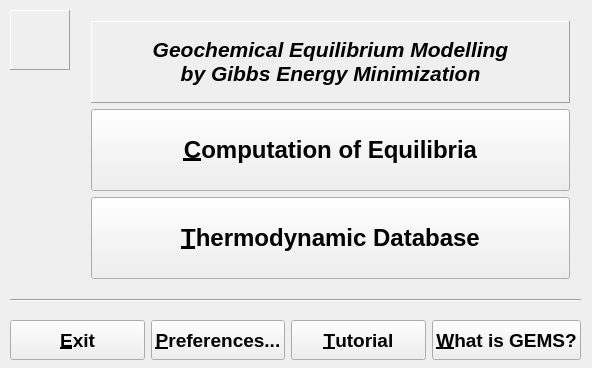
<?xml version="1.0" encoding="UTF-8"?>
<ui version="4.0">
 <comment>Main program window (poor but important :)</comment>
 <class>MainDialogData</class>
 <widget class="QWidget" name="MainDialogData">
  <property name="geometry">
   <rect>
    <x>0</x>
    <y>0</y>
    <width>592</width>
    <height>368</height>
   </rect>
  </property>
  <property name="sizePolicy">
   <sizepolicy hsizetype="MinimumExpanding" vsizetype="MinimumExpanding">
    <horstretch>0</horstretch>
    <verstretch>0</verstretch>
   </sizepolicy>
  </property>
  <property name="minimumSize">
   <size>
    <width>500</width>
    <height>320</height>
   </size>
  </property>
  <property name="font">
   <font>
    <family>System</family>
    <pointsize>10</pointsize>
    <weight>75</weight>
    <bold>true</bold>
   </font>
  </property>
  <property name="windowTitle">
   <string>GEM-Selektor</string>
  </property>
  <widget class="QLabel" name="pLogoImg">
   <property name="geometry">
    <rect>
     <x>10</x>
     <y>10</y>
     <width>60</width>
     <height>60</height>
    </rect>
   </property>
   <property name="sizePolicy">
    <sizepolicy hsizetype="Fixed" vsizetype="Fixed">
     <horstretch>0</horstretch>
     <verstretch>0</verstretch>
    </sizepolicy>
   </property>
   <property name="frameShape">
    <enum>QFrame::Panel</enum>
   </property>
   <property name="frameShadow">
    <enum>QFrame::Raised</enum>
   </property>
   <property name="pixmap">
    <pixmap resource="../../img.qrc">:/images/img/gems50.png</pixmap>
   </property>
   <property name="scaledContents">
    <bool>true</bool>
   </property>
   <property name="alignment">
    <set>Qt::AlignCenter</set>
   </property>
   <property name="wordWrap">
    <bool>false</bool>
   </property>
  </widget>
  <widget class="QWidget" name="layout7">
   <property name="geometry">
    <rect>
     <x>80</x>
     <y>10</y>
     <width>501</width>
     <height>280</height>
    </rect>
   </property>
   <layout class="QVBoxLayout">
    <item>
     <widget class="QLabel" name="TextLabel1">
      <property name="sizePolicy">
       <sizepolicy hsizetype="Preferred" vsizetype="Minimum">
        <horstretch>0</horstretch>
        <verstretch>0</verstretch>
       </sizepolicy>
      </property>
      <property name="font">
       <font>
        <family>Arial</family>
        <pointsize>16</pointsize>
        <weight>75</weight>
        <italic>true</italic>
        <bold>true</bold>
       </font>
      </property>
      <property name="frameShape">
       <enum>QFrame::Panel</enum>
      </property>
      <property name="frameShadow">
       <enum>QFrame::Raised</enum>
      </property>
      <property name="text">
       <string>Geochemical Equilibrium Modelling &lt;br&gt;by Gibbs Energy Minimization</string>
      </property>
      <property name="alignment">
       <set>Qt::AlignCenter</set>
      </property>
      <property name="wordWrap">
       <bool>true</bool>
      </property>
     </widget>
    </item>
    <item>
     <widget class="QPushButton" name="pButtonEQ">
      <property name="sizePolicy">
       <sizepolicy hsizetype="Minimum" vsizetype="Minimum">
        <horstretch>0</horstretch>
        <verstretch>0</verstretch>
       </sizepolicy>
      </property>
      <property name="font">
       <font>
        <family>Arial</family>
        <pointsize>18</pointsize>
       </font>
      </property>
      <property name="toolTip">
       <string>Press this button to calculate thermodynamic models</string>
      </property>
      <property name="text">
       <string>&amp;Computation of Equilibria</string>
      </property>
      <property name="shortcut">
       <string>Alt+C</string>
      </property>
     </widget>
    </item>
    <item>
     <widget class="QPushButton" name="pButtonDB">
      <property name="sizePolicy">
       <sizepolicy hsizetype="Minimum" vsizetype="Minimum">
        <horstretch>0</horstretch>
        <verstretch>0</verstretch>
       </sizepolicy>
      </property>
      <property name="font">
       <font>
        <family>Arial</family>
        <pointsize>18</pointsize>
       </font>
      </property>
      <property name="toolTip">
       <string>Press this button to manage database records</string>
      </property>
      <property name="text">
       <string>&amp;Thermodynamic Database</string>
      </property>
      <property name="shortcut">
       <string>Alt+T</string>
      </property>
     </widget>
    </item>
   </layout>
  </widget>
  <widget class="Line" name="Line1">
   <property name="geometry">
    <rect>
     <x>10</x>
     <y>290</y>
     <width>571</width>
     <height>20</height>
    </rect>
   </property>
   <property name="frameShape">
    <enum>QFrame::HLine</enum>
   </property>
   <property name="frameShadow">
    <enum>QFrame::Sunken</enum>
   </property>
  </widget>
  <widget class="QWidget" name="Layout9">
   <property name="geometry">
    <rect>
     <x>10</x>
     <y>320</y>
     <width>571</width>
     <height>40</height>
    </rect>
   </property>
   <layout class="QHBoxLayout">
    <property name="spacing">
     <number>6</number>
    </property>
    <property name="margin">
     <number>0</number>
    </property>
    <item>
     <widget class="QPushButton" name="pButtonExit">
      <property name="sizePolicy">
       <sizepolicy hsizetype="MinimumExpanding" vsizetype="MinimumExpanding">
        <horstretch>0</horstretch>
        <verstretch>0</verstretch>
       </sizepolicy>
      </property>
      <property name="font">
       <font>
        <family>Arial</family>
        <pointsize>14</pointsize>
       </font>
      </property>
      <property name="text">
       <string>&amp;Exit</string>
      </property>
      <property name="shortcut">
       <string>Alt+E</string>
      </property>
      <property name="default">
       <bool>false</bool>
      </property>
     </widget>
    </item>
    <item>
     <widget class="QPushButton" name="pButtonSettings">
      <property name="sizePolicy">
       <sizepolicy hsizetype="MinimumExpanding" vsizetype="MinimumExpanding">
        <horstretch>0</horstretch>
        <verstretch>0</verstretch>
       </sizepolicy>
      </property>
      <property name="font">
       <font>
        <family>Arial</family>
        <pointsize>14</pointsize>
       </font>
      </property>
      <property name="toolTip">
       <string>Press to adjust fonts on screen forms and set work directories</string>
      </property>
      <property name="text">
       <string>&amp;Preferences...</string>
      </property>
      <property name="shortcut">
       <string>Alt+P</string>
      </property>
     </widget>
    </item>
    <item>
     <widget class="QPushButton" name="pButtonHelp">
      <property name="sizePolicy">
       <sizepolicy hsizetype="MinimumExpanding" vsizetype="MinimumExpanding">
        <horstretch>0</horstretch>
        <verstretch>0</verstretch>
       </sizepolicy>
      </property>
      <property name="font">
       <font>
        <family>Arial</family>
        <pointsize>14</pointsize>
       </font>
      </property>
      <property name="toolTip">
       <string>Press, if you are new to GEM-Selektor </string>
      </property>
      <property name="text">
       <string>&amp;Tutorial</string>
      </property>
      <property name="shortcut">
       <string>Alt+S</string>
      </property>
     </widget>
    </item>
    <item>
     <widget class="QPushButton" name="pButtonAbout">
      <property name="sizePolicy">
       <sizepolicy hsizetype="MinimumExpanding" vsizetype="MinimumExpanding">
        <horstretch>0</horstretch>
        <verstretch>0</verstretch>
       </sizepolicy>
      </property>
      <property name="font">
       <font>
        <family>Arial</family>
        <pointsize>14</pointsize>
       </font>
      </property>
      <property name="toolTip">
       <string>About GEM-Selektor and its development</string>
      </property>
      <property name="text">
       <string>&amp;What is GEMS?</string>
      </property>
      <property name="shortcut">
       <string>F1</string>
      </property>
      <property name="default">
       <bool>false</bool>
      </property>
     </widget>
    </item>
   </layout>
  </widget>
 </widget>
 <layoutdefault spacing="6" margin="11"/>
 <resources>
  <include location="../../img.qrc"/>
 </resources>
 <connections>
  <connection>
   <sender>pButtonEQ</sender>
   <signal>clicked()</signal>
   <receiver>MainDialogData</receiver>
   <slot>CmEQDialog()</slot>
   <hints>
    <hint type="sourcelabel">
     <x>20</x>
     <y>20</y>
    </hint>
    <hint type="destinationlabel">
     <x>20</x>
     <y>20</y>
    </hint>
   </hints>
  </connection>
  <connection>
   <sender>pButtonExit</sender>
   <signal>clicked()</signal>
   <receiver>MainDialogData</receiver>
   <slot>CmExit()</slot>
   <hints>
    <hint type="sourcelabel">
     <x>20</x>
     <y>20</y>
    </hint>
    <hint type="destinationlabel">
     <x>20</x>
     <y>20</y>
    </hint>
   </hints>
  </connection>
  <connection>
   <sender>pButtonAbout</sender>
   <signal>clicked()</signal>
   <receiver>MainDialogData</receiver>
   <slot>CmAbout()</slot>
   <hints>
    <hint type="sourcelabel">
     <x>20</x>
     <y>20</y>
    </hint>
    <hint type="destinationlabel">
     <x>20</x>
     <y>20</y>
    </hint>
   </hints>
  </connection>
  <connection>
   <sender>pButtonHelp</sender>
   <signal>clicked()</signal>
   <receiver>MainDialogData</receiver>
   <slot>CmHelp()</slot>
   <hints>
    <hint type="sourcelabel">
     <x>20</x>
     <y>20</y>
    </hint>
    <hint type="destinationlabel">
     <x>20</x>
     <y>20</y>
    </hint>
   </hints>
  </connection>
  <connection>
   <sender>pButtonSettings</sender>
   <signal>clicked()</signal>
   <receiver>MainDialogData</receiver>
   <slot>CmSettings()</slot>
   <hints>
    <hint type="sourcelabel">
     <x>20</x>
     <y>20</y>
    </hint>
    <hint type="destinationlabel">
     <x>20</x>
     <y>20</y>
    </hint>
   </hints>
  </connection>
  <connection>
   <sender>pButtonDB</sender>
   <signal>clicked()</signal>
   <receiver>MainDialogData</receiver>
   <slot>CmDBDialog()</slot>
   <hints>
    <hint type="sourcelabel">
     <x>20</x>
     <y>20</y>
    </hint>
    <hint type="destinationlabel">
     <x>20</x>
     <y>20</y>
    </hint>
   </hints>
  </connection>
 </connections>
</ui>
